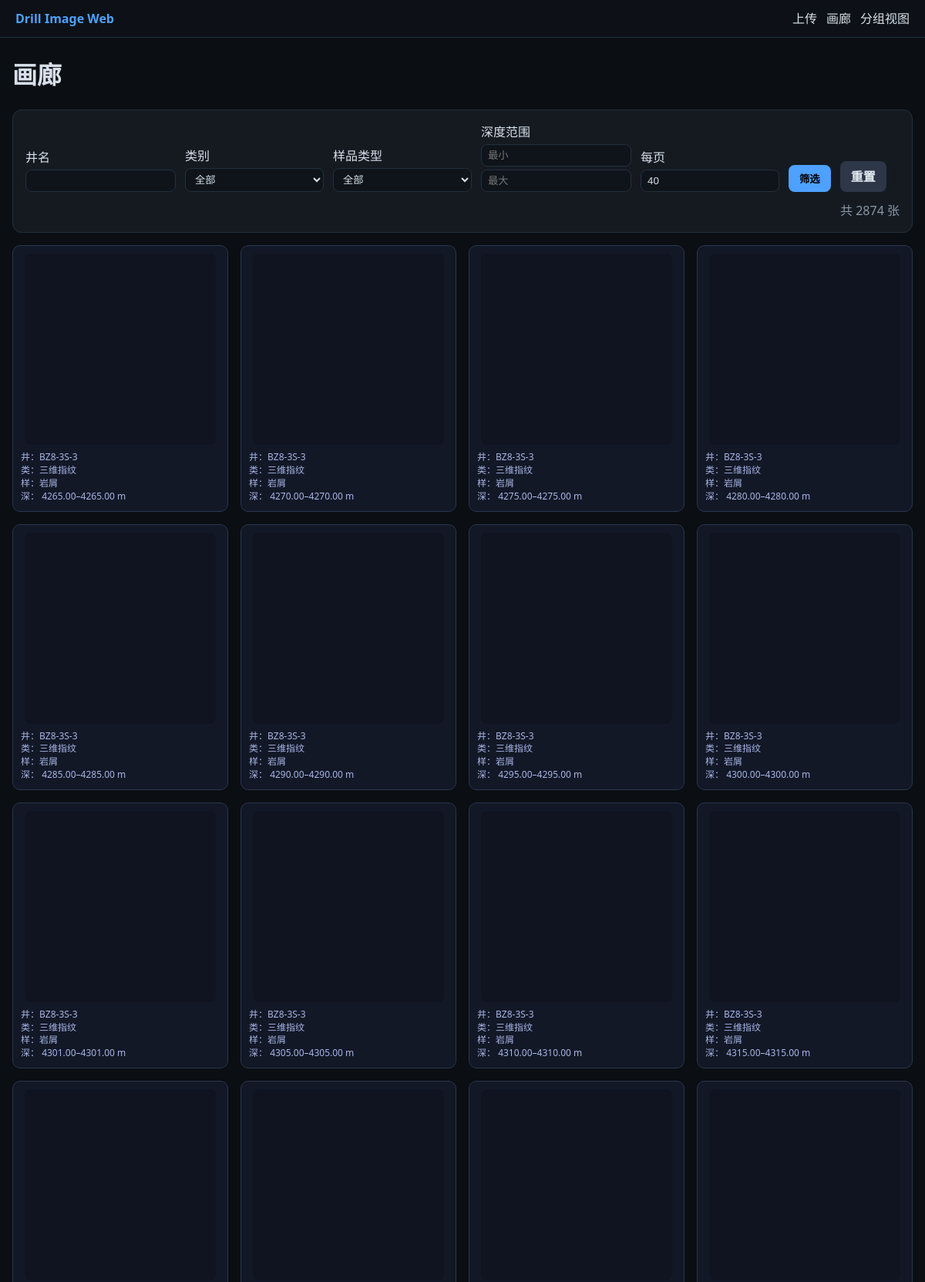
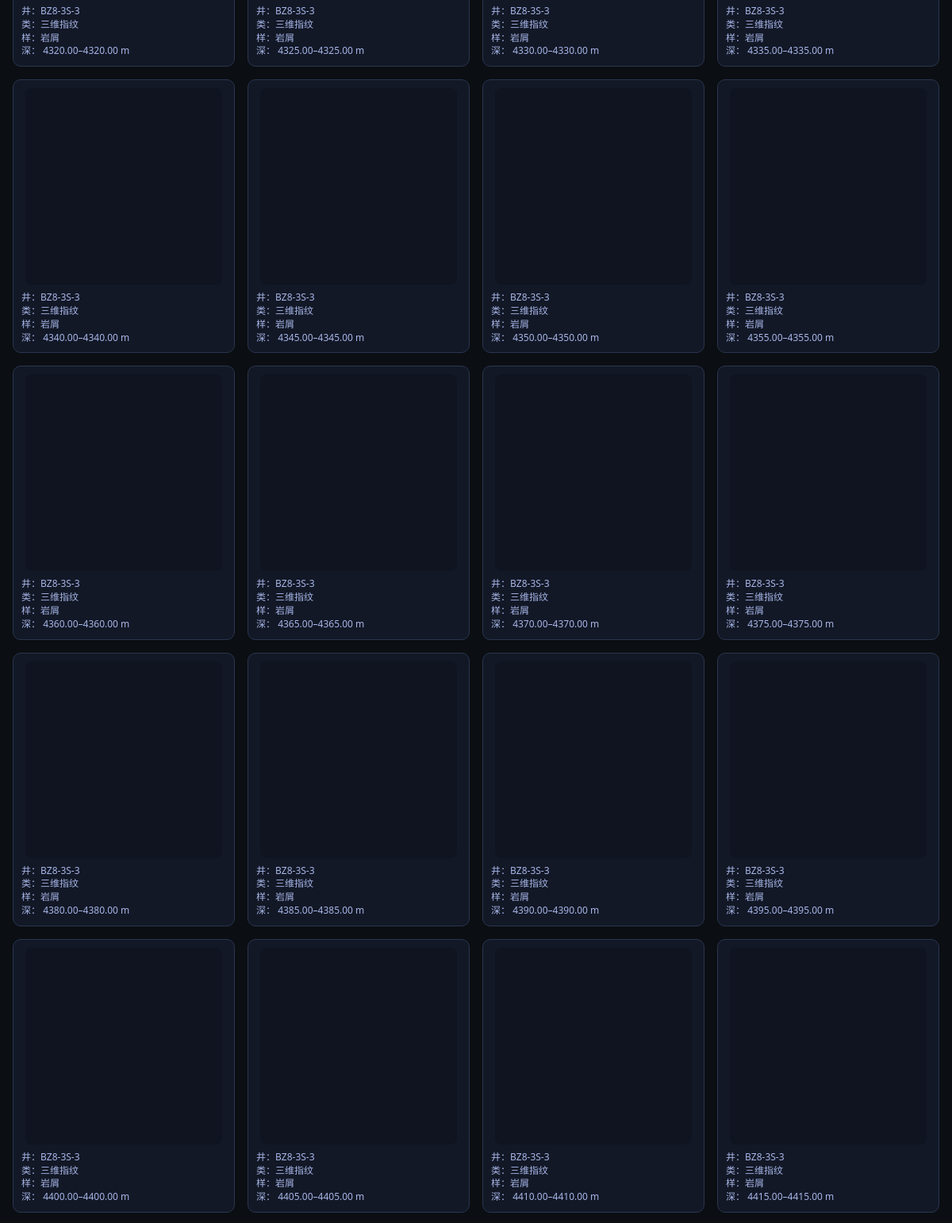
The page /gallery?well=&category=&sample_type=&depth_min=&depth_max=&per_page=40&page=3 (upper part) on the database its author committed (2 pictures, top to bottom).
### app/models.py (models this page shows)
class Image(SQLModel, table=True):
    id: Optional[int] = Field(default=None, primary_key=True)
    file_path: str
    rel_path: str
    thumb_path: Optional[str] = None
    file_hash: Optional[str] = None
    well_name: Optional[str] = None
    sample_type: Optional[str] = None
    category: Optional[str] = None
    start_depth: Optional[float] = None
    end_depth: Optional[float] = None
    ndepth_center: Optional[float] = None
    anomalies: Optional[str] = None
    explain: Optional[str] = None
    raw_name: Optional[str] = None
    source_batch: Optional[str] = None
    ingested_at: Optional[str] = None

### app/main.py (the view)
@app.get("/gallery", response_class=HTMLResponse)
async def gallery(
    request: Request,
    well: Optional[str] = None,
    category: Optional[str] = None,
    sample_type: Optional[str] = None,
    depth_min: Optional[str] = Query(None),
    depth_max: Optional[str] = Query(None),
    page: int = 1,
    per_page: int = 40,
    sess: Session = Depends(get_sess),
):
    def to_float(x):
        try:
            return float(x) if x not in (None, "", "null", "None") else None
        except Exception:
            return None
    dm = to_float(depth_min)
    dx = to_float(depth_max)
    q = select(Image)
    if well:
        q = q.where(Image.well_name.contains(well))
    if category:
        q = q.where(Image.category == category)
    demo_words = ["样例", "示例", "模板", "标准图", "谱库", "效验", "校验", "标样", "参比"]
    q = q.where(not_(or_(*[Image.rel_path.contains(w) for w in demo_words])))
    def canon_st(s: Optional[str]) -> Optional[str]:
        mapping = {"岩屽": "岩屑", "岩芯": "岩心", "钻井液": "泥浆", "岩屑岩心": "岩屑"}
        s = (s or "").strip()
        return mapping.get(s, s) or None
    st = canon_st(sample_type)
    if st:
        if st == "岩屑":
            pos = or_(
                Image.sample_type == "岩屑",
                Image.rel_path.contains("岩屑"),
                Image.rel_path.contains("岩心"),
                Image.rel_path.contains("岩芯"),
            )
            neg = or_(Image.rel_path.contains("泥浆"), Image.rel_path.contains("钻井液"))
            q = q.where(and_(pos, not_(neg)))
        elif st == "泥浆":
            pos = or_(
                Image.sample_type == "泥浆",
                Image.rel_path.contains("泥浆"),
                Image.rel_path.contains("钻井液"),
            )
            neg = or_(
                Image.rel_path.contains("岩屑"),
                Image.rel_path.contains("岩心"),
                Image.rel_path.contains("岩芯"),
            )
            q = q.where(and_(pos, not_(neg)))
        elif st == "岩心":
            pos = or_(
                Image.sample_type == "岩心",
                Image.rel_path.contains("岩心"),
                Image.rel_path.contains("岩芯"),
            )
            neg = or_(Image.rel_path.contains("泥浆"), Image.rel_path.contains("钻井液"))
            q = q.where(and_(pos, not_(neg)))
        else:
            q = q.where(or_(Image.sample_type == st, Image.rel_path.contains(st)))
    if category == "轻烃谱图":
        q = q.where(
            not_(
                or_(
                    Image.rel_path.contains("热解"),
                    Image.rel_path.contains("热解分析"),
                    Image.rel_path.contains("热解谱图"),
                )
            )
        )
    if dm is not None:
        q = q.where(Image.end_depth >= dm)
    if dx is not None:
        q = q.where(Image.start_depth <= dx)
    q = q.order_by(Image.well_name, Image.category, Image.start_depth, Image.end_depth, Image.id)
    items_all = sess.exec(q).all()
    total = len(items_all)
    start = max(0, (page - 1) * per_page)
    end = start + per_page
    items = items_all[start:end]
    wells  = [w for w in sess.exec(select(Image.well_name).distinct()).all() if w]
    cats   = [c for c in sess.exec(select(Image.category).distinct()).all() if c]
    stypes = [s for s in sess.exec(select(Image.sample_type).distinct()).all() if s]
    cfg = load_app_config()
    return templates.TemplateResponse(
        "gallery.html",
        {
            "request": request,
            "items": items,
            "wells": wells,
            "cats": cats,
            "stypes": stypes,
            "filters": {
                "well": well or "",
                "category": category or "",
                "sample_type": sample_type or "",
                "depth_min": depth_min or "",
                "depth_max": depth_max or "",
                "page": page,
                "per_page": per_page,
                "total_count": total,
            },
            "cfg": cfg,
        },
    )

### templates/gallery.html (shortened to what this page needs)
{% extends "base.html" %}
{% block content %}
<h1>画廊</h1>
<form method="get" class="filters card">
  <div>
    <label>井名</label>
    <input type="text" name="well" value="{{ filters.well }}">
  </div>
  <div>
    <label>类别</label>
    <select name="category">
      <option value="">全部</option>
    </select>
  </div>
  <div>
    <label>样品类型</label>
    <select name="sample_type">
      <option value="">全部</option>
    </select>
  </div>
  <div>
    <label>深度范围</label>
    <input type="number" step="0.01" name="depth_min" placeholder="最小" value="{{ filters.depth_min }}">
    <input type="number" step="0.01" name="depth_max" placeholder="最大" value="{{ filters.depth_max }}">
  </div>
  <div>
    <label>每页</label>
    <input type="number" name="per_page" min="10" max="200" value="{{ filters.per_page }}">
  </div>
  <button type="submit">筛选</button>
  <a class="btn-secondary" href="/gallery">重置</a>
  <span class="count">共 {{ filters.total_count }} 张</span>
</form>
<div class="grid">
  {% for it in items %}
  <div class="grid-card">
    <a href="/files/{{ it.rel_path }}" target="_blank" title="{{ it.raw_name }}">
      <div class="grid-img-wrap">
      </div>
    </a>
    <div class="grid-meta">
      井：{{ it.well_name or "—" }}<br>
      类：{{ it.category or "—" }}<br>
      样：{{ it.sample_type or "—" }}<br>
      深：
      {% if it.start_depth is not none and it.end_depth is not none %}
        {{ '%.2f'|format(it.start_depth) }}–{{ '%.2f'|format(it.end_depth) }} m
      {% else %}—{% endif %}
    </div>
  </div>
  {% endfor %}
</div>
{% set qwell = (filters.well or '')|urlencode %}
{% set qcat  = (filters.category or '')|urlencode %}
{% set qstype= (filters.sample_type or '')|urlencode %}
{% set qdmin = (filters.depth_min or '')|string|urlencode %}
{% set qdmax = (filters.depth_max or '')|string|urlencode %}
{% set qpp   = filters.per_page %}
{% set qpage = filters.page %}
{% endblock %}

### static/styles.css (style rules this page uses)
:root { --bg:#0b0e12; --card:#151a21; --text:#d7e0ea; --muted:#8a97a6; --accent:#4ea1ff; --border:#233040; }
* { box-sizing:border-box }
body { margin:0;background:var(--bg);color:var(--text);font-family:system-ui,-apple-system,Segoe UI,Roboto,Helvetica,Arial;line-height:1.5 }
.card { background:var(--card);border:1px solid var(--border);border-radius:12px;padding:16px;margin-bottom:12px }
button,.btn-secondary { background:var(--accent);color:#000;border:none;padding:8px 14px;border-radius:8px;cursor:pointer;font-weight:600 }
.btn-secondary { background:#2d3748;color:#e2e8f0;text-decoration:none }
.filters { display:flex;flex-wrap:wrap;gap:12px;align-items:flex-end }
.filters>div { display:flex;flex-direction:column;min-width:180px }
.filters input,.filters select { padding:6px 8px;border-radius:8px;border:1px solid var(--border);background:#0f141a;color:var(--text) }
.filters .count { margin-left:auto;color:var(--muted) }
.grid { display:grid;grid-template-columns:repeat(auto-fill,minmax(220px,1fr));gap:12px }
.grid { display:grid; gap:8px; }

### templates/gallery.html (style rules this page uses)
.grid { display:grid; grid-template-columns: repeat(auto-fill, minmax(270px, 1fr)); gap:16px; align-items:start; }
.grid-card { border:1px solid #2a3650; border-radius:10px; padding:10px; background:#121826; }
.grid-img-wrap { width:248px; height:248px; display:flex; align-items:center; justify-content:center; background:#0f1420; border-radius:8px; overflow:hidden; margin:0 auto; }
.grid-meta { margin-top:8px; font-size:12px; color:#a8b6e8; line-height:1.4; }
.filters.card { display:flex; flex-wrap:wrap; gap:12px; align-items:end; margin-bottom:16px; }
.filters.card > div { display:flex; flex-direction:column; gap:4px; }

### rows shown on the page
Image: well_name "BZ8-3S-3", category "三维指纹", sample_type "岩屑", start_depth "4265.00", end_depth "4265.00"
Image: well_name "BZ8-3S-3", category "三维指纹", sample_type "岩屑", start_depth "4270.00", end_depth "4270.00"
Image: well_name "BZ8-3S-3", category "三维指纹", sample_type "岩屑", start_depth "4275.00", end_depth "4275.00"
Image: well_name "BZ8-3S-3", category "三维指纹", sample_type "岩屑", start_depth "4280.00", end_depth "4280.00"
Image: well_name "BZ8-3S-3", category "三维指纹", sample_type "岩屑", start_depth "4285.00", end_depth "4285.00"
Image: well_name "BZ8-3S-3", category "三维指纹", sample_type "岩屑", start_depth "4290.00", end_depth "4290.00"
Image: well_name "BZ8-3S-3", category "三维指纹", sample_type "岩屑", start_depth "4295.00", end_depth "4295.00"
Image: well_name "BZ8-3S-3", category "三维指纹", sample_type "岩屑", start_depth "4300.00", end_depth "4300.00"
Image: well_name "BZ8-3S-3", category "三维指纹", sample_type "岩屑", start_depth "4301.00", end_depth "4301.00"
Image: well_name "BZ8-3S-3", category "三维指纹", sample_type "岩屑", start_depth "4305.00", end_depth "4305.00"
Image: well_name "BZ8-3S-3", category "三维指纹", sample_type "岩屑", start_depth "4310.00", end_depth "4310.00"
Image: well_name "BZ8-3S-3", category "三维指纹", sample_type "岩屑", start_depth "4315.00", end_depth "4315.00"
Image: well_name "BZ8-3S-3", category "三维指纹", sample_type "岩屑", start_depth "4320.00", end_depth "4320.00"
Image: well_name "BZ8-3S-3", category "三维指纹", sample_type "岩屑", start_depth "4325.00", end_depth "4325.00"
Image: well_name "BZ8-3S-3", category "三维指纹", sample_type "岩屑", start_depth "4330.00", end_depth "4330.00"
Image: well_name "BZ8-3S-3", category "三维指纹", sample_type "岩屑", start_depth "4335.00", end_depth "4335.00"
Image: well_name "BZ8-3S-3", category "三维指纹", sample_type "岩屑", start_depth "4340.00", end_depth "4340.00"
Image: well_name "BZ8-3S-3", category "三维指纹", sample_type "岩屑", start_depth "4345.00", end_depth "4345.00"
Image: well_name "BZ8-3S-3", category "三维指纹", sample_type "岩屑", start_depth "4350.00", end_depth "4350.00"
Image: well_name "BZ8-3S-3", category "三维指纹", sample_type "岩屑", start_depth "4355.00", end_depth "4355.00"
Image: well_name "BZ8-3S-3", category "三维指纹", sample_type "岩屑", start_depth "4360.00", end_depth "4360.00"
Image: well_name "BZ8-3S-3", category "三维指纹", sample_type "岩屑", start_depth "4365.00", end_depth "4365.00"
Image: well_name "BZ8-3S-3", category "三维指纹", sample_type "岩屑", start_depth "4370.00", end_depth "4370.00"
Image: well_name "BZ8-3S-3", category "三维指纹", sample_type "岩屑", start_depth "4375.00", end_depth "4375.00"
Image: well_name "BZ8-3S-3", category "三维指纹", sample_type "岩屑", start_depth "4380.00", end_depth "4380.00"
Image: well_name "BZ8-3S-3", category "三维指纹", sample_type "岩屑", start_depth "4385.00", end_depth "4385.00"
Image: well_name "BZ8-3S-3", category "三维指纹", sample_type "岩屑", start_depth "4390.00", end_depth "4390.00"
Image: well_name "BZ8-3S-3", category "三维指纹", sample_type "岩屑", start_depth "4395.00", end_depth "4395.00"
Image: well_name "BZ8-3S-3", category "三维指纹", sample_type "岩屑", start_depth "4400.00", end_depth "4400.00"
Image: well_name "BZ8-3S-3", category "三维指纹", sample_type "岩屑", start_depth "4405.00", end_depth "4405.00"
Image: well_name "BZ8-3S-3", category "三维指纹", sample_type "岩屑", start_depth "4410.00", end_depth "4410.00"
Image: well_name "BZ8-3S-3", category "三维指纹", sample_type "岩屑", start_depth "4415.00", end_depth "4415.00"

### other values the page prints
{{ filters.total_count }} "2874"
